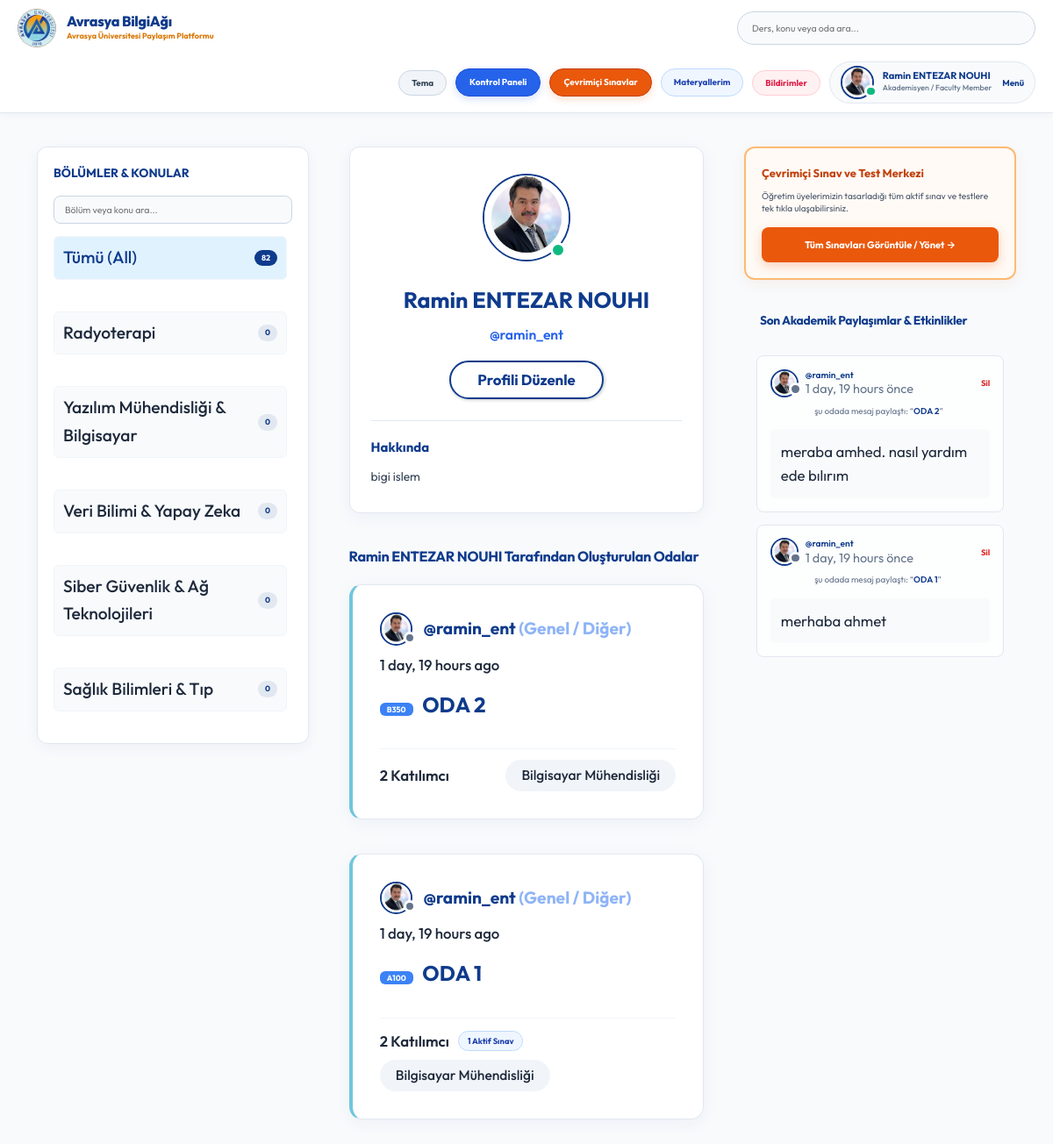
The page /profile/9/ (signed in) on the database its author committed.
### base/models.py (models this page shows, shortened)
class User(AbstractUser):
    name = models.CharField(max_length=200, null=True, verbose_name="Ad Soyad")
    email = models.EmailField(unique=True, null=True, verbose_name="E-Posta Adresi")
    bio = models.TextField(null=True, verbose_name="Hakkımda (Biyografi)")
    avatar = models.ImageField(null=True, default="avatar.svg", verbose_name="Profil Fotoğrafı (Avatar)")
    student_id = models.CharField(max_length=50, null=True, blank=True, verbose_name="Öğrenci / Sicil No")
    department = models.CharField(max_length=100, choices=DEPARTMENT_CHOICES, default='Genel / Diğer', verbose_name="Fakülte / Bölüm")
    role = models.CharField(max_length=20, choices=ROLE_CHOICES, default='student', verbose_name="Akademik Rol")
    github_link = models.URLField(max_length=255, null=True, blank=True, verbose_name="GitHub Profili")
    linkedin_link = models.URLField(max_length=255, null=True, blank=True, verbose_name="LinkedIn Profili")
    objects = CustomUserManager()
    USERNAME_FIELD = 'email'
    REQUIRED_FIELDS = ['username']
    @property
    def unread_notifications_count(self):
        return self.notifications.filter(is_read=False).count()
    @property
    def unread_notifications(self):
        return self.notifications.filter(is_read=False)

class Topic(models.Model):
    name = models.CharField(max_length=200)

class Room(models.Model):
    host = models.ForeignKey(User, on_delete=models.SET_NULL, null=True)
    topic = models.ForeignKey(Topic, on_delete=models.SET_NULL, null=True, verbose_name="Bölüm / Akademik Konu")
    name = models.CharField(max_length=200, verbose_name="Çalışma Odası Adı")
    course_code = models.CharField(max_length=50, null=True, blank=True, verbose_name="Ders Kodu (örn: CENG201)")
    room_type = models.CharField(max_length=20, choices=ROOM_TYPE_CHOICES, default='general', verbose_name="Oda Türü")
    description = models.TextField(null=True, blank=True, verbose_name="Oda Açıklaması")
    participants = models.ManyToManyField(
        User, related_name='participants', blank=True)
    updated = models.DateTimeField(auto_now=True)
    created = models.DateTimeField(auto_now_add=True)
    class Meta:
        ordering = ['-updated', '-created']
    def __str__(self):
        return self.name

class Message(models.Model):
    user = models.ForeignKey(User, on_delete=models.CASCADE)
    room = models.ForeignKey(Room, on_delete=models.CASCADE)
    body = models.TextField()
    is_verified_answer = models.BooleanField(default=False, verbose_name="Öğretim Üyesi Onaylı Cevap")
    updated = models.DateTimeField(auto_now=True)
    created = models.DateTimeField(auto_now_add=True)
    class Meta:
        ordering = ['-updated', '-created']

### base/views.py (the view)
# urls.py: path('profile/<str:pk>/', views.userProfile, name="user-profile"),
@login_required(login_url='login')
def userProfile(request, pk):
    user = User.objects.get(id=pk)
    rooms = user.room_set.all()
    room_messages = user.message_set.all()
    topics = Topic.objects.all()
    context = {'user': user, 'rooms': rooms,
               'room_messages': room_messages, 'topics': topics}
    return render(request, 'base/profile.html', context)

### base/templates/base/profile.html
{% extends 'main.html' %}
{% block content %}
<main class="profile-page layout layout--3">
  <div class="container">
    {% include 'base/topics_component.html' %}
    <div class="roomList">
      <div class="profile">
        <div class="profile__avatar">
          <div class="avatar avatar--large active">
            <img src="{{user.avatar.url}}" />
          </div>
        </div>
        <div class="profile__info">
          <h3>{{user.name}}</h3>
          <p>@{{user.username}}</p>
          {% if request.user == user %}
          <a href="{% url 'update-user' %}" class="btn btn--main btn--pill">Profili Düzenle</a>
          {% endif %}
        </div>
        <div class="profile__about">
          <h3>Hakkında</h3>
          <p>
            {{user.bio|default:"Henüz bir biyografi bilgisi eklenmedi."}}
          </p>
        </div>
      </div>
      <div class="roomList__header">
        <div>
          <h2>{{user.name|default:user.username}} Tarafından Oluşturulan Odalar</h2>
        </div>
      </div>
      {% include 'base/feed_component.html' %}
    </div>
    {% include 'base/activity_component.html' %}
  </div>
</main>
{% endblock content %}

### templates/navbar.html (shortened to what this page needs)
{% load static %}
<header class="header header--loggedIn" style="background: #ffffff; border-bottom: 1px solid #e2e8f0; padding: 10px 0; position: sticky; top: 0; z-index: 999; box-shadow: 0 2px 10px rgba(15, 59, 140, 0.04);">
    <div class="container" style="display: flex; justify-content: space-between; align-items: center; gap: 16px; flex-wrap: wrap; width: 100%; max-width: 1400px; margin: 0 auto; padding: 0 20px;">
        <a href="{% url 'home' %}" class="header__logo" style="display: flex; align-items: center; gap: 12px; text-decoration: none; flex-shrink: 0;">
            <img src="{% static 'images/avrasya_logo.png' %}" alt="Avrasya University Logo" style="width: 44px; height: 44px; object-fit: contain; background: transparent; border: none; border-radius: 50%; flex-shrink: 0;" />
            <div style="white-space: nowrap;">
                <h1 style="margin: 0; font-weight: 800; font-size: 1.35rem; color: #0f3b8c; letter-spacing: -0.3px; line-height: 1.2; white-space: nowrap !important;">Avrasya BilgiAğı</h1>
                <span style="font-size: 0.75rem; color: #d97706; font-weight: 700; display: block; white-space: nowrap !important;">Avrasya Üniversitesi Paylaşım Platformu</span>
            </div>
        </a>
        <form class="header__search" method="GET" action="{% url 'home' %}" style="flex: 1 1 220px; max-width: 340px; margin: 0;">
            <div style="background: #f8fafc; border: 1px solid #cbd5e1; border-radius: 50px; padding: 6px 16px; display: flex; align-items: center; gap: 10px; width: 100%; height: 38px;">
                <input name="q" placeholder="Ders, konu veya oda ara..." style="background: transparent; border: none; outline: none; width: 100%; font-size: 0.88rem; color: #1e293b; padding: 0;" />
            </div>
        </form>
        <nav class="header__menu" style="display: flex; align-items: center; gap: 10px; flex-shrink: 0; margin-left: auto;">
            <button id="themeToggleBtn" onclick="toggleTheme()" title="Gece / Gündüz Modu" style="background: #f1f5f9; border: 1px solid #cbd5e1; padding: 7px 14px; border-radius: 50px; display: flex; align-items: center; justify-content: center; cursor: pointer; font-size: 0.82rem; font-weight: 700; transition: all 0.2s ease; color: #334155; flex-shrink: 0;">
                Tema
            </button>
            {% if request.user.is_authenticated %}
            <a href="{% url 'dashboard' %}" style="display: inline-flex; align-items: center; gap: 6px; background: #2563eb; color: #ffffff; border: 1px solid #1d4ed8; padding: 7px 15px; border-radius: 50px; font-weight: 700; font-size: 0.84rem; text-decoration: none; white-space: nowrap; box-shadow: 0 3px 10px rgba(37, 99, 235, 0.2); flex-shrink: 0;">
                Kontrol Paneli
            </a>
            {% endif %}
            <a href="{% url 'quizzes' %}" style="display: inline-flex; align-items: center; gap: 6px; background: #ea580c; color: #ffffff; border: 1px solid #c2410c; padding: 7px 15px; border-radius: 50px; font-weight: 700; font-size: 0.84rem; text-decoration: none; white-space: nowrap; box-shadow: 0 3px 10px rgba(234, 88, 12, 0.2); flex-shrink: 0;">
                Çevrimiçi Sınavlar
            </a>
            {% if request.user.is_authenticated %}
            <a href="{% url 'saved-resources' %}" title="Kaydedilen Materyallerim" style="display: flex; align-items: center; justify-content: center; background: #eff6ff; border: 1px solid #bfdbfe; color: #1e40af; padding: 7px 14px; border-radius: 50px; text-decoration: none; font-size: 0.82rem; font-weight: 700; flex-shrink: 0;">
                Materyallerim
            </a>
            <div style="position: relative; flex-shrink: 0;">
                <button onclick="const m=document.getElementById('notifModal'); m.style.display = m.style.display === 'none' ? 'block' : 'none';" title="Bildirimler" style="background: #fff1f2; border: 1px solid #fecdd3; color: #e11d48; padding: 7px 14px; border-radius: 50px; cursor: pointer; font-size: 0.82rem; font-weight: 700; display: flex; align-items: center; gap: 6px; position: relative;">
                    Bildirimler
                </button>
            </div>
            <div class="header__user" style="display: flex; align-items: center; gap: 12px; background: #f8fafc; border: 1px solid #e2e8f0; padding: 4px 12px; border-radius: 50px; flex-shrink: 0;">
                <a href="{% url 'update-user' %}" style="display: flex; align-items: center; gap: 10px; text-decoration: none;">
                    <div class="avatar avatar--medium active">
                        <img src="{{request.user.avatar.url}}" style="width: 34px; height: 34px; border-radius: 50%; object-fit: cover;" />
                    </div>
                    <div>
                        <p style="margin: 0; font-weight: 700; color: #0f3b8c; line-height: 1.2; font-size: 0.92rem; white-space: nowrap;">{{request.user.name|default:request.user.username}}</p>
                        <span style="font-size: 0.74rem; color: #64748b; font-weight: 500; display: block; white-space: nowrap;">{{request.user.get_role_display}}</span>
                    </div>
                </a>
                <button class="dropdown-button" style="background: transparent; border: none; cursor: pointer; font-weight: 700; color: #0f3b8c; font-size: 0.82rem;">
                    Menü
                </button>
            </div>
            {% endif %}
        </nav>
    </div>
</header>

### base/templates/base/topics_component.html (shortened to what this page needs)
<div class="topics" style="background: #ffffff; border: 1px solid #e2e8f0; box-shadow: 0 4px 15px rgba(15, 59, 140, 0.05); border-radius: 12px; padding: 18px;">
    <div class="topics__header" style="margin-bottom: 12px;">
        <h2 style="color: #0f3b8c; font-weight: 700; font-size: 1.15rem;">BÖLÜMLER & KONULAR</h2>
    </div>
    <div style="margin-bottom: 14px;">
        <input type="text" id="topicSearchInput" onkeyup="filterTopicsList()" placeholder="Bölüm veya konu ara..."
               style="width: 100%; padding: 8px 12px; border: 1px solid #cbd5e1; border-radius: 8px; font-size: 0.88rem; background: #f8fafc; color: #1e293b; outline: none;">
    </div>
    <ul class="topics__list scroll" id="topicsListUl" style="max-height: 560px; overflow-y: auto; padding-right: 6px; list-style: none;">
        <li style="margin-bottom: 8px;">
            <a href="{% url 'home' %}" class="topic-pill active">
                <span>Tümü (All)</span>
                <span class="topic-count-badge">{{topics.count}}</span>
            </a>
        </li>
        {% for topic in topics %}
        <li class="topic-item" style="margin-bottom: 6px;">
            <a href="{% url 'home' %}?q={{topic.name}}" class="topic-pill">
                <span class="topic-name">{{topic.name}}</span>
                <span class="topic-count-badge">{{topic.room_set.all.count}}</span>
            </a>
        </li>
        {% endfor %}
    </ul>
</div>

### base/templates/base/feed_component.html
{% for room in rooms %}
<div class="roomListRoom" style="border-left: 4px solid #71c6dd;">
    <div class="roomListRoom__header" style="display: flex; justify-content: space-between; align-items: center; flex-wrap: wrap; gap: 8px;">
        <a href="{% url 'user-profile' room.host.id %}" class="roomListRoom__author">
            <div class="avatar avatar--small">
                <img src="{{room.host.avatar.url}}" />
            </div>
            <span>@{{room.host.username}} <small style="color: #8eb4f7;">({{room.host.department}})</small></span>
        </a>
        <div class="roomListRoom__actions">
            <span>{{room.created|timesince}} ago</span>
        </div>
    </div>
    <div class="roomListRoom__content">
        <a href="{% url 'room' room.id %}">
            {% if room.course_code %}
            <span style="background: #3b82f6; color: #fff; padding: 2px 8px; border-radius: 6px; font-size: 0.75rem; margin-right: 6px; font-weight: bold;">{{room.course_code}}</span>
            {% endif %}
            {{room.name}}
        </a>
    </div>
    <div class="roomListRoom__meta" style="display: flex; justify-content: space-between; align-items: center; flex-wrap: wrap; gap: 8px;">
        <div style="display: flex; align-items: center; gap: 10px;">
            <a href="{% url 'room' room.id %}" class="roomListRoom__joined" style="font-weight: 600;">
                {{room.participants.all.count}} Katılımcı
            </a>
            {% if room.quizzes.count %}
            <a href="{% url 'room' room.id %}" style="background: #eff6ff; border: 1px solid #bfdbfe; color: #1e40af; padding: 3px 10px; border-radius: 20px; font-weight: 700; font-size: 0.78rem; text-decoration: none;">
                {{ room.quizzes.count }} Aktif Sınav
            </a>
            {% endif %}
        </div>
        <p class="roomListRoom__topic" style="margin: 0;">{{room.topic.name}}</p>
    </div>
</div>
{% endfor %}

### base/templates/base/activity_component.html
<div class="activities" style="display: flex; flex-direction: column; gap: 20px;">
    <div style="background: #fffaf5; border: 2px solid #fdba74; border-radius: 12px; padding: 18px; box-shadow: 0 4px 15px rgba(234, 88, 12, 0.08);">
        <h3 style="color: #c2410c; font-size: 1.08rem; font-weight: 700; margin: 0 0 8px 0;">Çevrimiçi Sınav ve Test Merkezi</h3>
        <p style="color: #475569; font-size: 0.84rem; margin: 0 0 14px 0; line-height: 1.4;">
            Öğretim üyelerimizin tasarladığı tüm aktif sınav ve testlere tek tıkla ulaşabilirsiniz.
        </p>
        <a href="{% url 'quizzes' %}" style="display: block; text-align: center; padding: 11px 16px; font-weight: 700; font-size: 0.92rem; text-decoration: none; background: #ea580c; color: #ffffff; border-radius: 8px; box-shadow: 0 4px 12px rgba(234, 88, 12, 0.25);">
            Tüm Sınavları Görüntüle / Yönet &rarr;
        </a>
    </div>
    <div>
        <div class="activities__header" style="margin-bottom: 12px; background: transparent; border: none; padding: 0;">
            <h2 style="font-size: 1.15rem; font-weight: 700;">Son Akademik Paylaşımlar & Etkinlikler</h2>
        </div>
        {% for message in room_messages %}
        <div class="activities__box">
            <div class="activities__boxHeader roomListRoom__header" style="display: flex; justify-content: space-between; align-items: center; margin-bottom: 8px;">
                <a href="{% url 'user-profile' message.user.id %}" class="roomListRoom__author" style="display: flex; align-items: center; gap: 8px; text-decoration: none;">
                    <div class="avatar avatar--small">
                        <img src="{{message.user.avatar.url}}" style="width: 28px; height: 28px; border-radius: 50%; object-fit: cover;" />
                    </div>
                    <p style="margin: 0; font-weight: 600; font-size: 0.85rem;">
                        @{{message.user.username}}
                        <span style="color: #64748b; font-weight: 400;">{{message.created|timesince}} önce</span>
                    </p>
                </a>
                {% if request.user == message.user %}
                <a href="{% url 'delete-message' message.id %}" style="color: #dc2626; font-size: 0.78rem; font-weight: 700; text-decoration: none;">
                    Sil
                </a>
                {% endif %}
            </div>
            <div class="activities__boxContent">
                <p style="margin: 0 0 6px 0; font-size: 0.82rem; color: #64748b;">şu odada mesaj paylaştı: “<a href="{% url 'room' message.room.id %}" style="font-weight: 600; text-decoration: none;">{{message.room}}</a>”</p>
                <div class="activities__boxRoomContent">{{message.body}}</div>
            </div>
        </div>
        {% empty %}
        <div style="background: #ffffff; border: 1px solid #e2e8f0; border-radius: 10px; padding: 24px; text-align: center; color: #64748b; font-size: 0.88rem;">
            Henüz yeni bir mesaj veya etkinlik bulunmuyor.
        </div>
        {% endfor %}
    </div>
</div>

### rows shown on the page
User: user.avatar (picture), user.name "Ramin ENTEZAR NOUHI", user.role "Akademisyen / Faculty Member", avatar (picture), name "Ramin ENTEZAR NOUHI", username "ramin_ent", bio "bigi islem"
Topic: name "Radyoterapi", room_set.all.count "0"
Topic: name "Yazılım Mühendisliği & Bilgisayar", room_set.all.count "0"
Topic: name "Veri Bilimi & Yapay Zeka", room_set.all.count "0"
Topic: name "Siber Güvenlik & Ağ Teknolojileri", room_set.all.count "0"
Topic: name "Sağlık Bilimleri & Tıp", room_set.all.count "0"
Room: host.avatar (picture), host.username "ramin_ent", host.department "Genel / Diğer", created "1 day, 19 hours", course_code "B350", name "ODA 2", participants.all.count "2", topic.name "Bilgisayar Mühendisliği"
Room: host.avatar (picture), host.username "ramin_ent", host.department "Genel / Diğer", created "1 day, 19 hours", course_code "A100", name "ODA 1", participants.all.count "2", quizzes.count "1", topic.name "Bilgisayar Mühendisliği"
Message: user.avatar (picture), user.username "ramin_ent", created "1 day, 19 hours", shows "Sil", room "ODA 2", body "meraba amhed. nasıl yardım ede bılırım"
Message: user.avatar (picture), user.username "ramin_ent", created "1 day, 19 hours", shows "Sil", room "ODA 1", body "merhaba ahmet"

### other values the page prints
{{ topics.count }} "82"
